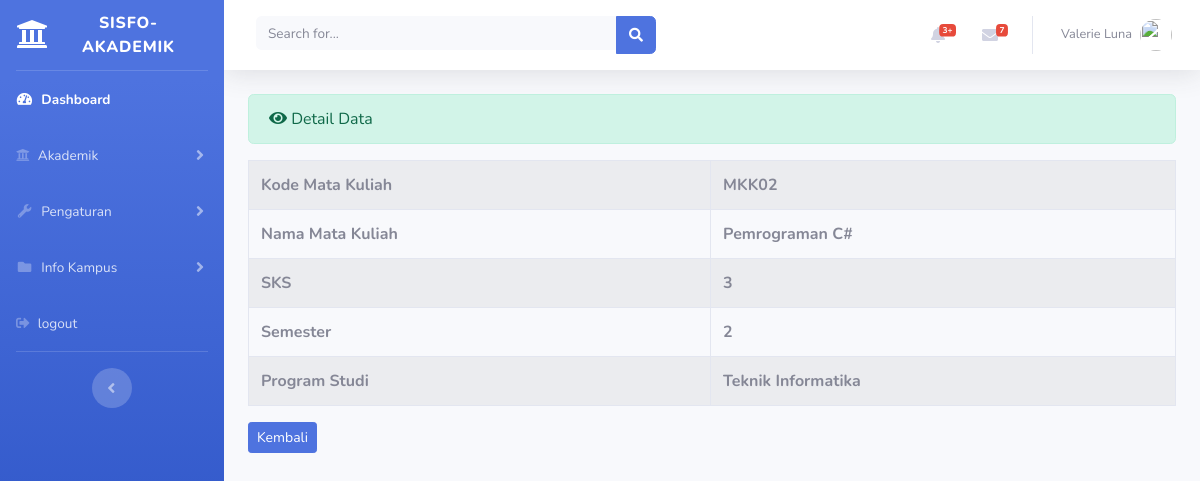
/index.php/administrator/matakuliah/detail/MKK02, run on the app's committed database.
### tables this page shows
CREATE TABLE `matakuliah` (
  `kode_matakuliah` varchar(10) NOT NULL,
  `nama_matakuliah` varchar(100) NOT NULL,
  `sks` int(5) NOT NULL,
  `semester` int(10) NOT NULL,
  `nama_prodi` varchar(100) NOT NULL
);

### application/controllers/administrator/matakuliah.php (called while the page is built, shortened)
<?php
class Matakuliah extends CI_Controller{
	public function detail($kode)
	{
		$data['detail'] = $this->matakuliah_model->ambil_kode_matakuliah($kode);
		$this->load->view('templates_administrator/header');
		$this->load->view('templates_administrator/sidebar');
		$this->load->view('administrator/matakuliah_detail', $data);
		$this->load->view('templates_administrator/footer');
	}
}

### index.php (called while the page is built, shortened)
<?php
require_once BASEPATH.'core/CodeIgniter.php';

### application/models/matakuliah_model.php (called while the page is built, shortened)
<?php
class Matakuliah_model extends CI_Model{
	public function ambil_kode_matakuliah($kode)
	{
		$result = $this->db->where('kode_matakuliah', $kode)->get('matakuliah');
		if($result->num_rows() > 0) {
			return $result->result();
		}else {
			return false;
		}
	}
}

### application/views/administrator/matakuliah_detail.php (the view)
<div class="container-fluid">
	<div class="alert alert-success" role="alert">
		<i class="fa fa-eye"></i> Detail Data
  	</div>
  	<table class="table table-bordered table-striped table-hover">
  		<?php foreach($detail as $dt) : ?>
  		<tr>
  			<th>Kode Mata Kuliah</th>
  			<th><?php echo $dt->kode_matakuliah; ?></th>
  		</tr>
  		<tr>
  			<th>Nama Mata Kuliah</th>
  			<th><?php echo $dt->nama_matakuliah; ?></th>
  		</tr>
  		<tr>
  			<th>SKS</th>
  			<th><?php echo $dt->sks; ?></th>
  		</tr>
  		<tr>
  			<th>Semester</th>
  			<th><?php echo $dt->semester; ?></th>
  		</tr>
  		<tr>
  			<th>Program Studi</th>
  			<th><?php echo $dt->nama_prodi; ?></th>
  		</tr>
  	<?php endforeach; ?>
  	</table>
  	<?php echo anchor('administrator/matakuliah','<div class="btn btn-sm btn-primary">Kembali</div>') ?>
</div>

### data on the page
matakuliah: kode_matakuliah "MKK02", nama_matakuliah "Pemrograman C#", sks "3", semester "2", nama_prodi "Teknik Informatika"
